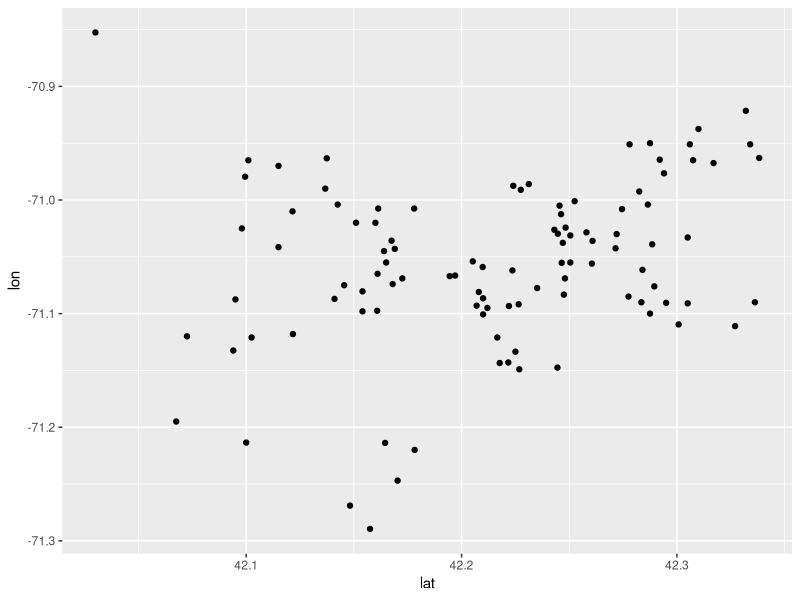
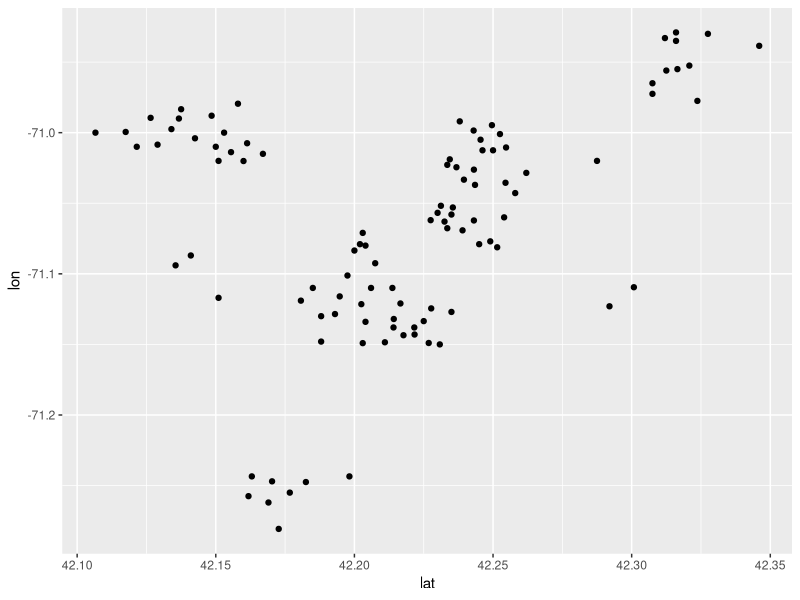
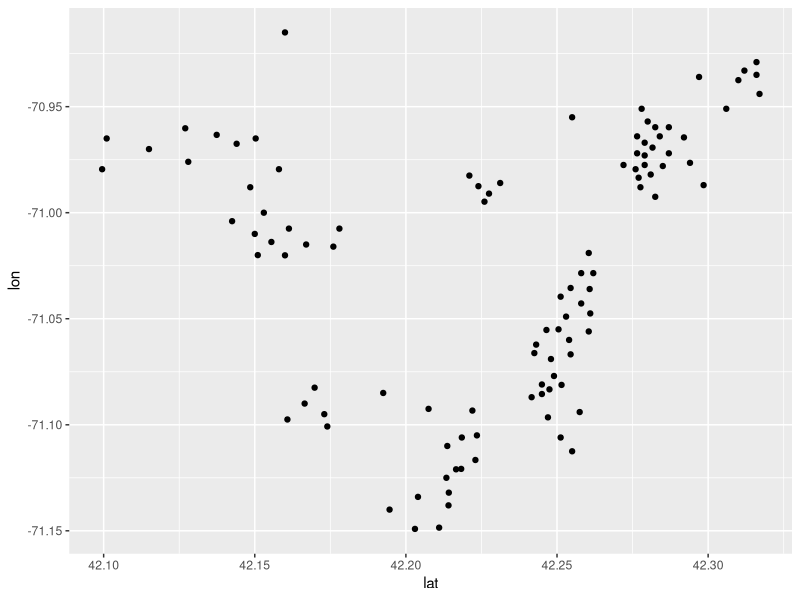
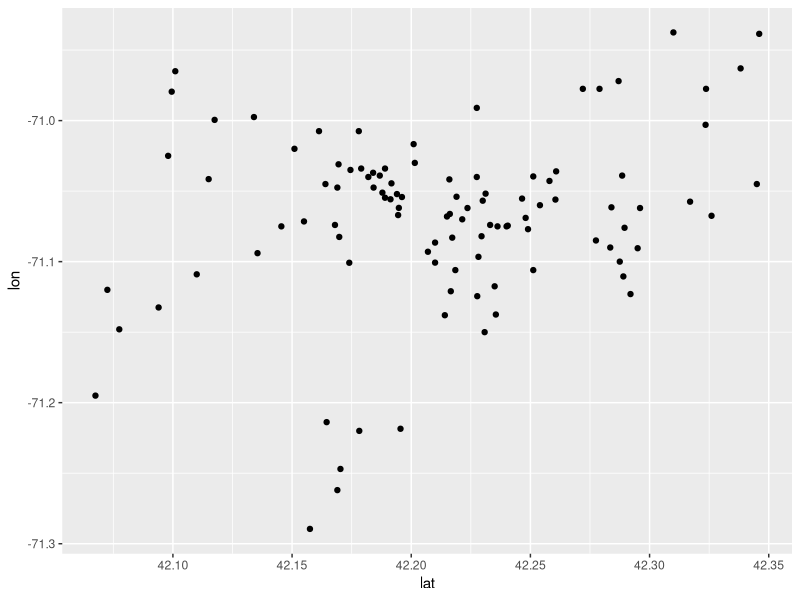
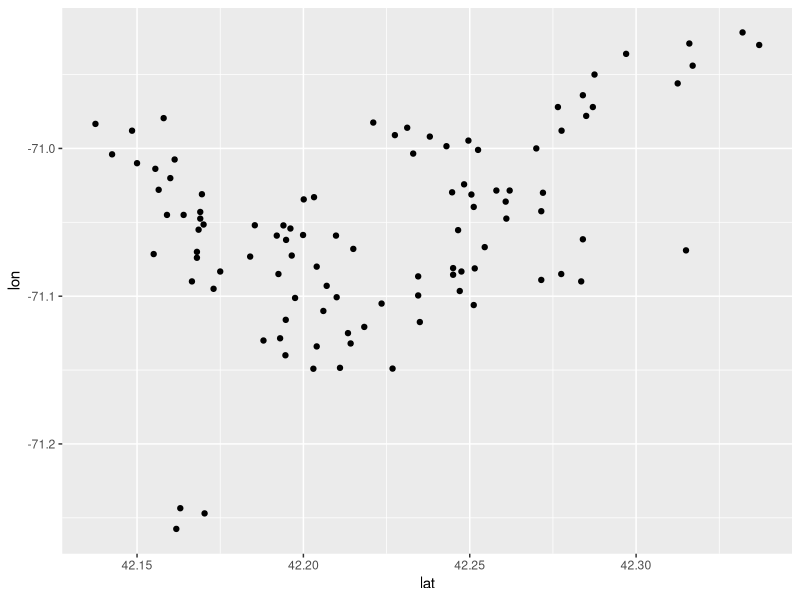
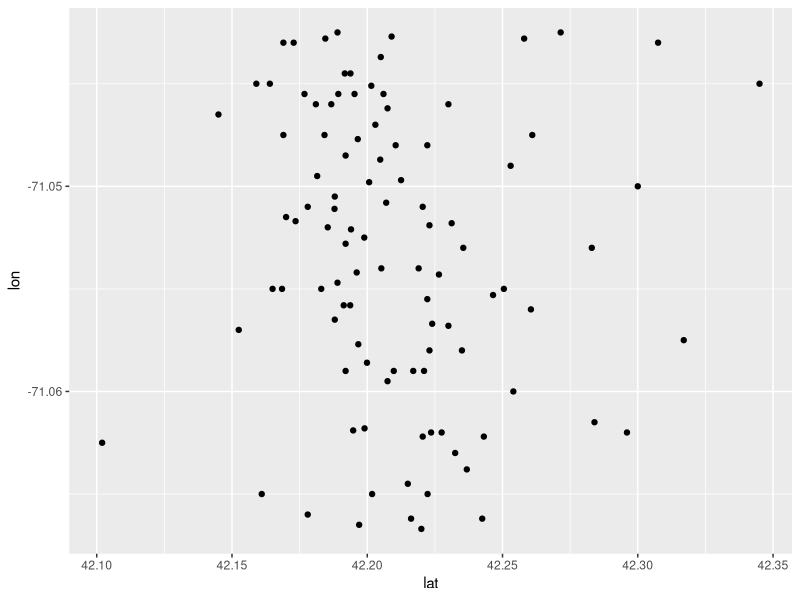
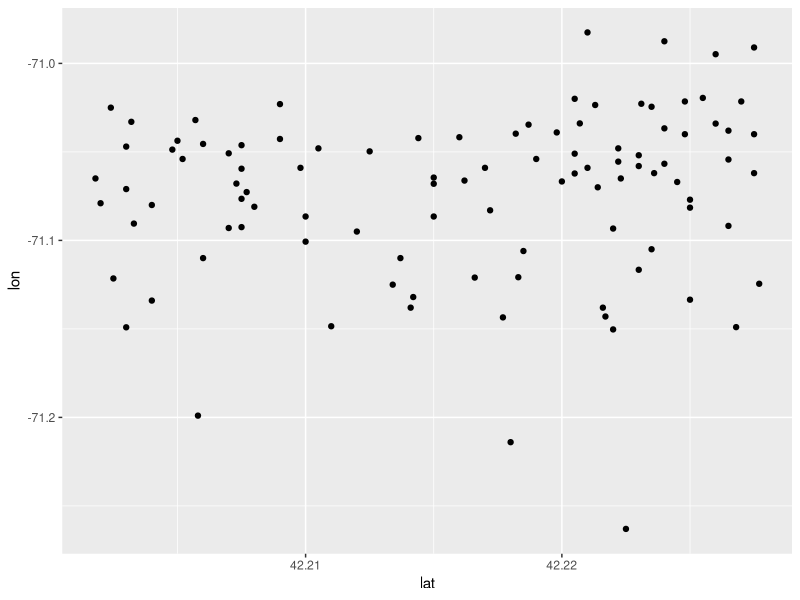

R code for these plots, in order:
## ---- chunk 1
library(mlbench)
library(tidyverse)
library(purrr)
data("BostonHousing2")
## ---- chunk 2
#R does not do $ in this sense use [[]]
middle20 <- function(df, variableName){
  lower <- quantile(df[[variableName]], 0.4)
  higher <- quantile(df[[variableName]], 0.6)
  df |>
    filter(df[[variableName]] >= lower & df[[variableName]] <= higher)
}
df2 <- middle20(BostonHousing2, "crim")
## ---- chunk 3
BHshort <- BostonHousing2 |>
  select(cmedv, crim, nox, rm, age, lon, lat)
## ---- chunk 4
cols <- colnames(BHshort)
purrr::map(cols, ~middle20(BHshort, .x))
lapply(cols, function(x) middle20(BHshort, x))
#for everything thin in postion 1, do this function, x defines where you are iteratiding over
## ---- chunk 5
newData <- purrr::map(cols, ~middle20(BHshort, .x))
purrr::map(newData, ~ggplot(data= .x, aes(x= lat, y= lon)) + geom_point())
## ---- chunk 6
q5Answer <- replicate(50, BostonHousing2[sample(nrow(BostonHousing2), size = 10), ], simplify = FALSE)
#simplify turns it into a df
#for sample of row names
#replicate(100, sample(rownames(mtcars), size = 10))
## ---- chunk 7
purrr::map_dbl(q5Answer, ~mean(.x$ptratio))
sapply(q5Answer, function(q5Answer) mean(q5Answer$ptratio)) 
#chat, sapply simplfies into vector or matrix
